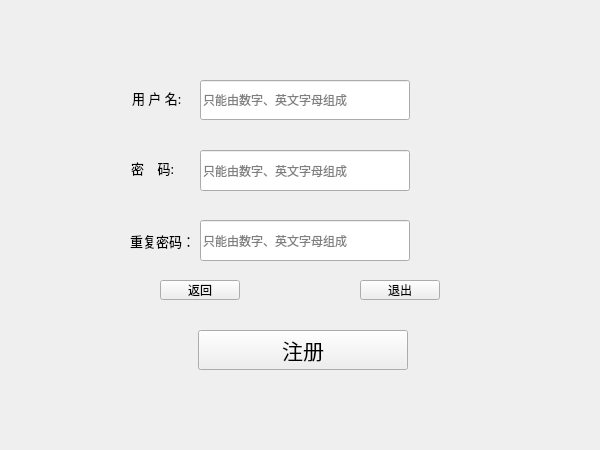
<?xml version="1.0" encoding="UTF-8"?>
<ui version="4.0">
 <class>Register</class>
 <widget class="QWidget" name="Register">
  <property name="geometry">
   <rect>
    <x>0</x>
    <y>0</y>
    <width>600</width>
    <height>450</height>
   </rect>
  </property>
  <property name="windowTitle">
   <string>注册</string>
  </property>
  <widget class="QPushButton" name="pushButton_2">
   <property name="geometry">
    <rect>
     <x>160</x>
     <y>280</y>
     <width>80</width>
     <height>20</height>
    </rect>
   </property>
   <property name="font">
    <font>
     <family>等线</family>
    </font>
   </property>
   <property name="cursor">
    <cursorShape>PointingHandCursor</cursorShape>
   </property>
   <property name="text">
    <string>返回</string>
   </property>
  </widget>
  <widget class="QPushButton" name="pushButton">
   <property name="geometry">
    <rect>
     <x>198</x>
     <y>330</y>
     <width>210</width>
     <height>40</height>
    </rect>
   </property>
   <property name="font">
    <font>
     <family>等线</family>
     <pointsize>16</pointsize>
    </font>
   </property>
   <property name="cursor">
    <cursorShape>PointingHandCursor</cursorShape>
   </property>
   <property name="text">
    <string>注册</string>
   </property>
  </widget>
  <widget class="QLineEdit" name="lineEdit">
   <property name="geometry">
    <rect>
     <x>200</x>
     <y>80</y>
     <width>210</width>
     <height>40</height>
    </rect>
   </property>
   <property name="inputMethodHints">
    <set>Qt::ImhNone</set>
   </property>
   <property name="placeholderText">
    <string>只能由数字、英文字母组成</string>
   </property>
   <property name="clearButtonEnabled">
    <bool>true</bool>
   </property>
  </widget>
  <widget class="QLineEdit" name="lineEdit_2">
   <property name="geometry">
    <rect>
     <x>200</x>
     <y>150</y>
     <width>210</width>
     <height>41</height>
    </rect>
   </property>
   <property name="echoMode">
    <enum>QLineEdit::Password</enum>
   </property>
   <property name="placeholderText">
    <string>只能由数字、英文字母组成</string>
   </property>
   <property name="clearButtonEnabled">
    <bool>true</bool>
   </property>
  </widget>
  <widget class="QPushButton" name="pushButton_3">
   <property name="geometry">
    <rect>
     <x>360</x>
     <y>280</y>
     <width>80</width>
     <height>20</height>
    </rect>
   </property>
   <property name="font">
    <font>
     <family>等线</family>
    </font>
   </property>
   <property name="cursor">
    <cursorShape>PointingHandCursor</cursorShape>
   </property>
   <property name="text">
    <string>退出</string>
   </property>
  </widget>
  <widget class="QLabel" name="label_4">
   <property name="geometry">
    <rect>
     <x>120</x>
     <y>50</y>
     <width>350</width>
     <height>350</height>
    </rect>
   </property>
   <property name="styleSheet">
    <string notr="true"/>
   </property>
   <property name="text">
    <string/>
   </property>
  </widget>
  <widget class="QLineEdit" name="lineEdit_3">
   <property name="geometry">
    <rect>
     <x>200</x>
     <y>220</y>
     <width>210</width>
     <height>41</height>
    </rect>
   </property>
   <property name="echoMode">
    <enum>QLineEdit::Password</enum>
   </property>
   <property name="placeholderText">
    <string>只能由数字、英文字母组成</string>
   </property>
   <property name="clearButtonEnabled">
    <bool>true</bool>
   </property>
  </widget>
  <widget class="QLabel" name="label">
   <property name="geometry">
    <rect>
     <x>0</x>
     <y>0</y>
     <width>600</width>
     <height>451</height>
    </rect>
   </property>
   <property name="text">
    <string/>
   </property>
   <property name="pixmap">
    <pixmap resource="images.qrc">:/img/images/back2.jpg</pixmap>
   </property>
  </widget>
  <widget class="QLabel" name="label_2">
   <property name="geometry">
    <rect>
     <x>132</x>
     <y>90</y>
     <width>61</width>
     <height>16</height>
    </rect>
   </property>
   <property name="font">
    <font>
     <family>黑体</family>
     <pointsize>10</pointsize>
    </font>
   </property>
   <property name="text">
    <string>用 户 名:</string>
   </property>
   <property name="textFormat">
    <enum>Qt::AutoText</enum>
   </property>
  </widget>
  <widget class="QLabel" name="label_3">
   <property name="geometry">
    <rect>
     <x>131</x>
     <y>160</y>
     <width>81</width>
     <height>16</height>
    </rect>
   </property>
   <property name="font">
    <font>
     <family>黑体</family>
     <pointsize>10</pointsize>
    </font>
   </property>
   <property name="text">
    <string>密    码:</string>
   </property>
   <property name="textFormat">
    <enum>Qt::AutoText</enum>
   </property>
  </widget>
  <widget class="QLabel" name="label_5">
   <property name="geometry">
    <rect>
     <x>130</x>
     <y>230</y>
     <width>71</width>
     <height>21</height>
    </rect>
   </property>
   <property name="font">
    <font>
     <family>黑体</family>
     <pointsize>10</pointsize>
    </font>
   </property>
   <property name="text">
    <string>重复密码：</string>
   </property>
   <property name="textFormat">
    <enum>Qt::AutoText</enum>
   </property>
  </widget>
  <zorder>label</zorder>
  <zorder>label_4</zorder>
  <zorder>pushButton_2</zorder>
  <zorder>pushButton</zorder>
  <zorder>lineEdit</zorder>
  <zorder>lineEdit_2</zorder>
  <zorder>pushButton_3</zorder>
  <zorder>lineEdit_3</zorder>
  <zorder>label_2</zorder>
  <zorder>label_3</zorder>
  <zorder>label_5</zorder>
 </widget>
 <resources>
  <include location="images.qrc"/>
 </resources>
 <connections/>
</ui>
